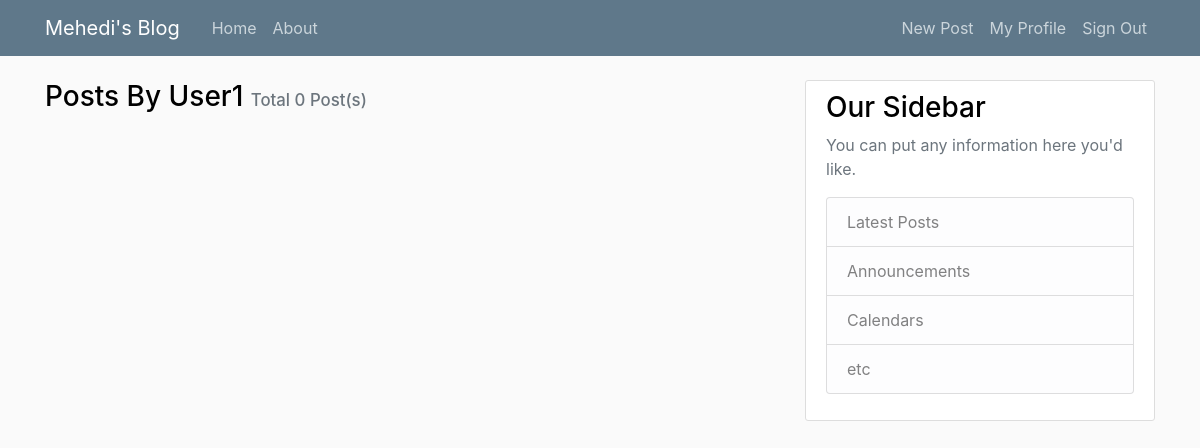
The app's page /User1-posts/ (signed in), older data.
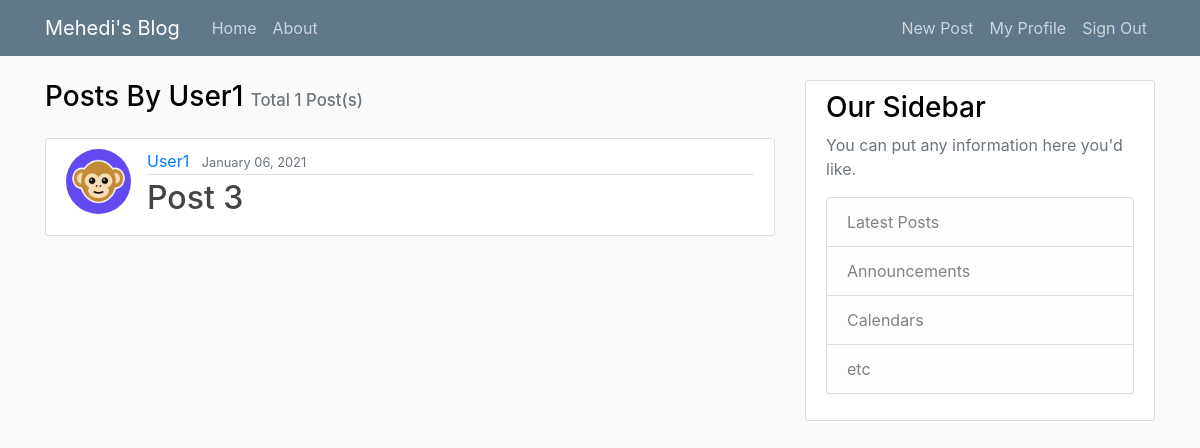
The same page, newer data.
### blog/models.py (models this page shows, shortened)
class Post(models.Model):
    author = models.ForeignKey(User, on_delete=models.CASCADE)
    title = models.CharField(max_length=100)
    content = models.TextField()
    date_posted = models.DateTimeField(default=timezone.now)

### users/models.py (models this page shows, shortened)
class Profile(models.Model):
    user = models.OneToOneField(User, on_delete=models.CASCADE)
    image = models.ImageField(default="default.png", upload_to="pics")

### blog/views.py (the view)
# urls.py: path('<str:username>-posts/', UserPostListView.as_view(), name="userposts-list"),
class UserPostListView(LoginRequiredMixin, ListView):
    model = Post
    template_name = "blog/user_posts.html" # default: app/model_viewtype.html -> blog/post_list.html
    context_object_name = "posts"
    paginate_by = 3
    def get_queryset(self):
        user = get_object_or_404(User, username=self.kwargs.get("username"))
        return Post.objects.filter(author=user).order_by("-date_posted")

### templates/blog/user_posts.html
{% extends "blog/home.html" %}
{% block content %}
<h3 class="mb-4">
    Posts By {{view.kwargs.username}} <span class="text-muted" style="font-size: 0.6em;">Total
        {{page_obj.paginator.count}} Post(s)</span>
</h3>
{{block.super}}
{% endblock content %}

### templates/article_snippet.html
<article class="media content-section">
  <img class="rounded-circle article-img" src="{{post.author.profile.image.url}}" alt="Author's Profile Picture">
  <div class="media-body">
    <div class="article-metadata">
      <a class="mr-2" href="{% url 'userposts-list' post.author.username %}">{{ post.author }}</a>
      <small class="text-muted">{{ post.date_posted|date:"F d, Y" }}</small>
    </div>
    <h2><a class="article-title" href="{% url 'post-detail' post.id %}">{{ post.title }}</a></h2>
  </div>
</article>

Row changes from the older to the newer data that the page shows:
added Post: author.profile.image (placeholder picture), author "User1", date_posted "January 06, 2021", title "Post 3"
Text that changed along with them:
{{ page_obj.paginator.count }}: "0" → "1"
